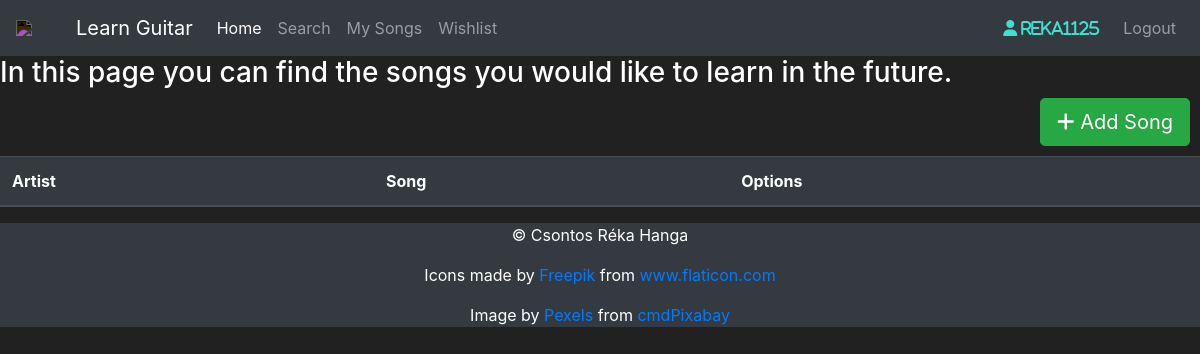
Page /wishlist (signed in) on the earlier database version.
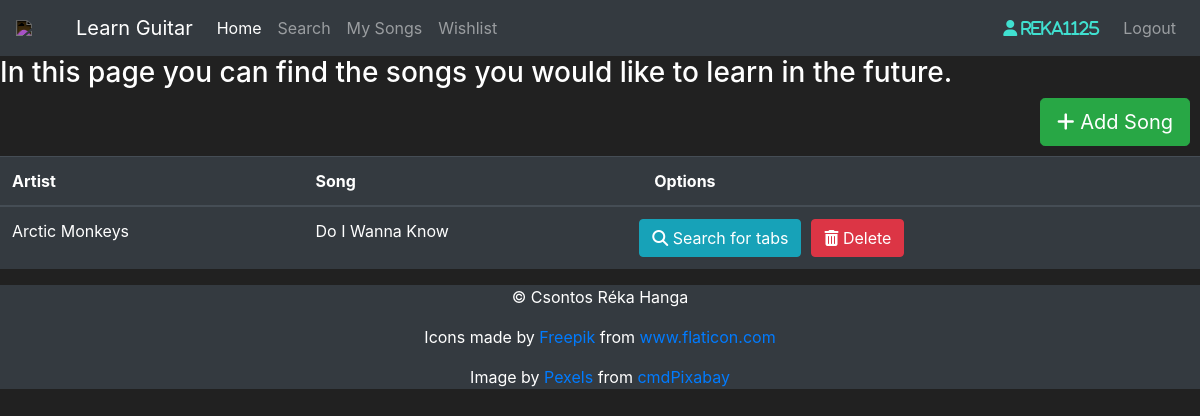
Same page on the later database version.
### application/models.py (models this page shows, shortened)
class User(db.Model, UserMixin):
    user_id = db.Column(db.Integer(), primary_key=True)
    username = db.Column(db.String(length=30), unique=True, nullable=False)
    email_address = db.Column(db.String(length=50), unique=True, nullable=False)
    password_hash = db.Column(db.String(length=60), nullable=False)
    saved_songs = db.relationship('My_Songs', backref='owned_user', lazy=True)
    wishlist = db.relationship('Wishlist', backref='owned_user', lazy=True)
    @property
    def password(self):
        return self.password

class Wishlist(db.Model):
    song_id = db.Column(db.Integer(), primary_key=True)
    artist = db.Column(db.String(length=50), nullable=False)
    song = db.Column(db.String(length=50), nullable=False)
    owner = db.Column(db.Integer(), db.ForeignKey('user.user_id'))

### application/routes.py (the view, shortened to what this page needs)
@app.route("/wishlist", methods=["GET", "POST"])
@login_required
def wishlist_page():
    form = AddSongForm()
    print(form.errors)
    wishlist = Wishlist.query.filter_by(owner=current_user.user_id)
    return render_template("wishlist.html", songs=wishlist, form=form)

### application/models.py (called while the page is built)
@login_manager.user_loader
def load_user(user_id):
    return User.query.get(int(user_id))

### application/templates/wishlist.html (shortened to what this page needs)
{% extends 'base.html' %}
{% block content %}
    <h3>In this page you can find the songs you would like to learn in the future.</h3>
    <div style="float: right; margin-right: 10px; margin-bottom: 10px">
        <button class="btn btn-success btn-lg" data-toggle="modal" data-target="#Modal-AddSong">
            <i class="fas fa-plus"></i> Add Song
        </button>
    </div>
    <table class="table table-hover table-dark">
        <thead>
            <tr>
                <th scope="col">Artist</th>
                <th scope="col">Song</th>
                <th scope="col">Options</th>
            </tr>
        </thead>
        <tbody>
            {% for song in songs %}
                <tr>
                    <td>{{ song.artist }}</td>
                    <td>{{ song.song }}</td>
                    <td>
                        <div class="row">
                            <form action="{{ url_for('search_page') }}" method=post style="margin-right: 10px">
                                <button type=submit class="btn btn-outline btn-info">
                                    <i class="fas fa-search"></i> Search for tabs
                                </button>
                            </form>
                            <form action="{{ url_for('delete_song_page') }}" method=post class=delete-song>
                                <button type=submit class="btn btn-outline btn-danger">
                                    <i class="fas fa-trash-alt"></i> Delete
                                </button>
                            </form>
                        </div>
                    </td>
                </tr>
            {% endfor %}
        </tbody>
    </table>
{% endblock %}

### application/templates/base.html (shortened to what this page needs)
<!doctype html>
<html lang="en">
    <head>
        <link rel="stylesheet" href="https://cdn.jsdelivr.net/npm/bootstrap@4.5.3/dist/css/bootstrap.min.css"
>
    </head>
    <body>
        <nav id="navigation" class="navbar navbar-expand-md navbar-dark bg-dark">
            <img id="icon" src="https://cdn-icons-png.flaticon.com/512/93/93013.png" class="img-responsive" width="50">
            <a class="navbar-brand" href="#">Learn Guitar</a>
            <div class="collapse navbar-collapse" id="navbarNav">
                <ul class="navbar-nav mr-auto">
                    <li class="nav-item active">
                        <a class="nav-link" href="{{ url_for('home_page') }}">Home </a>
                    </li>
                    <li class="nav-item">
                        <a class="nav-link" href="{{ url_for('search_page') }}">Search</a>
                    </li>
                    <li class="nav-item">
                        <a class="nav-link" href="{{ url_for('mysongs_page') }}">My Songs</a>
                    </li>
                    <li class="nav-item">
                        <a class="nav-link" href="{{ url_for('wishlist_page') }}">Wishlist</a>
                    </li>
                </ul>
                {% if current_user.is_authenticated %}
                    <ul class="navbar-nav">
                        <li class="nav-item">
                            <a class="nav-link">
                                <i class="fas fa-user mr-2" style="color:turquoise;"> {{ current_user.username }}</i>
                            </a>
                        </li>
                        <li class="nav-item">
                            <a class="nav-link" href="{{ url_for('logout_page') }}">Logout</a>
                        </li>
                    </ul>
                {% endif %}
            </div>
        </nav>
        {% block content %}
        {% endblock %}
    </body>
    <footer class=" footer bg-dark">
        <p> &copy; Csontos Réka Hanga</p>
        <p>Icons made by <a href="https://www.freepik.com" title="Freepik">Freepik</a> from <a
                href="https://www.flaticon.com/" title="Flaticon">www.flaticon.com</a></p>
        <p>Image by <a href="https://pixabay.com/users/pexels-2286921/?utm_source=link-attribution&amp;utm_medium=referral&amp;utm_campaign=image&amp;utm_content=1851426">Pexels</a>
            from <a href="https://pixabay.com/?utm_source=link-attribution&amp;utm_medium=referral&amp;utm_campaign=image&amp;utm_content=1851426">cmdPixabay</a></p>
    </footer>
</html>

### application/templates/base.html (style rules this page uses)
body { background-color: #212121; color: white }
#icon { -webkit-filter: invert(1); filter: invert(1); margin-right: 10px; }
.footer { bottom: 0; margin: 0; text-align: center; width: 100%; position: relative; }

Differences in the rows shown:
added Wishlist: artist "Arctic Monkeys", song "Do I Wanna Know"
